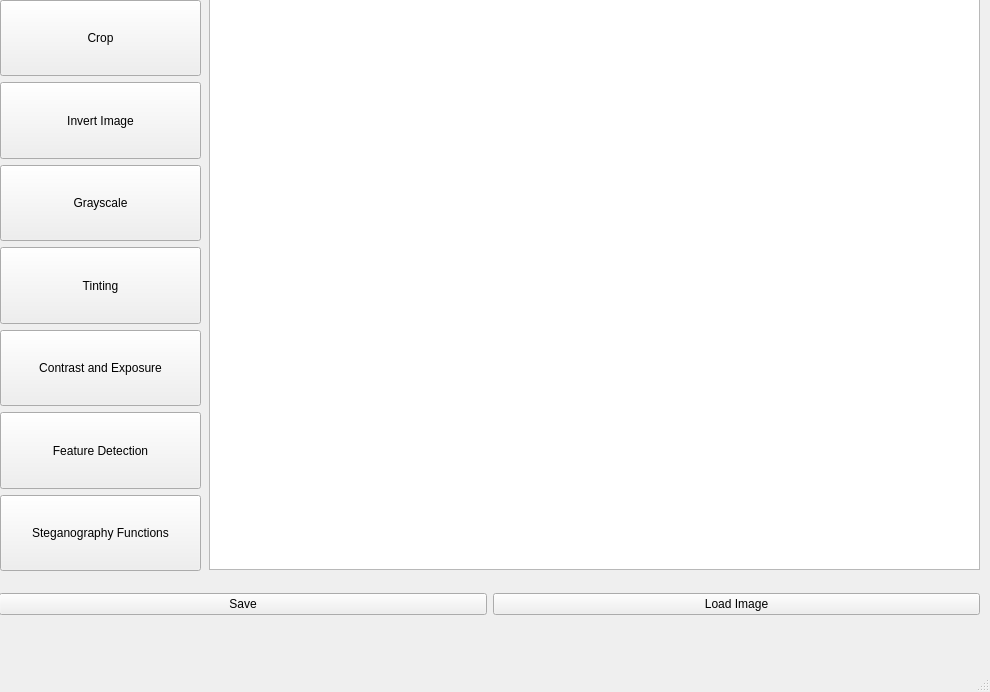
<?xml version="1.0" encoding="UTF-8"?>
<ui version="4.0">
 <class>MainWindow</class>
 <widget class="QMainWindow" name="MainWindow">
  <property name="geometry">
   <rect>
    <x>0</x>
    <y>0</y>
    <width>990</width>
    <height>692</height>
   </rect>
  </property>
  <property name="windowTitle">
   <string>Spike</string>
  </property>
  <property name="windowIcon">
   <iconset>
    <normaloff>../Downloads/spike.jpg</normaloff>../Downloads/spike.jpg</iconset>
  </property>
  <widget class="QWidget" name="centralwidget">
   <widget class="QWidget" name="verticalLayoutWidget">
    <property name="geometry">
     <rect>
      <x>0</x>
      <y>0</y>
      <width>201</width>
      <height>571</height>
     </rect>
    </property>
    <layout class="QVBoxLayout" name="verticalLayout">
     <item>
      <widget class="QPushButton" name="CropButton">
       <property name="sizePolicy">
        <sizepolicy hsizetype="Minimum" vsizetype="Minimum">
         <horstretch>0</horstretch>
         <verstretch>0</verstretch>
        </sizepolicy>
       </property>
       <property name="text">
        <string>Crop</string>
       </property>
      </widget>
     </item>
     <item>
      <widget class="QPushButton" name="InvertButton">
       <property name="sizePolicy">
        <sizepolicy hsizetype="Minimum" vsizetype="Minimum">
         <horstretch>0</horstretch>
         <verstretch>0</verstretch>
        </sizepolicy>
       </property>
       <property name="text">
        <string>Invert Image</string>
       </property>
      </widget>
     </item>
     <item>
      <widget class="QPushButton" name="GrayscaleButton">
       <property name="sizePolicy">
        <sizepolicy hsizetype="Minimum" vsizetype="Minimum">
         <horstretch>0</horstretch>
         <verstretch>0</verstretch>
        </sizepolicy>
       </property>
       <property name="text">
        <string>Grayscale</string>
       </property>
      </widget>
     </item>
     <item>
      <widget class="QPushButton" name="TintingButton">
       <property name="sizePolicy">
        <sizepolicy hsizetype="Minimum" vsizetype="Minimum">
         <horstretch>0</horstretch>
         <verstretch>0</verstretch>
        </sizepolicy>
       </property>
       <property name="text">
        <string>Tinting</string>
       </property>
      </widget>
     </item>
     <item>
      <widget class="QPushButton" name="ContrastExposureButton">
       <property name="sizePolicy">
        <sizepolicy hsizetype="Minimum" vsizetype="Minimum">
         <horstretch>0</horstretch>
         <verstretch>0</verstretch>
        </sizepolicy>
       </property>
       <property name="text">
        <string>Contrast and Exposure</string>
       </property>
      </widget>
     </item>
     <item>
      <widget class="QPushButton" name="FeatureDetectionButton">
       <property name="sizePolicy">
        <sizepolicy hsizetype="Minimum" vsizetype="Minimum">
         <horstretch>0</horstretch>
         <verstretch>0</verstretch>
        </sizepolicy>
       </property>
       <property name="text">
        <string>Feature Detection</string>
       </property>
      </widget>
     </item>
     <item>
      <widget class="QPushButton" name="StegFuncButtons">
       <property name="sizePolicy">
        <sizepolicy hsizetype="Minimum" vsizetype="Minimum">
         <horstretch>0</horstretch>
         <verstretch>0</verstretch>
        </sizepolicy>
       </property>
       <property name="text">
        <string>Steganography Functions</string>
       </property>
      </widget>
     </item>
    </layout>
   </widget>
   <widget class="QWidget" name="verticalLayoutWidget_2">
    <property name="geometry">
     <rect>
      <x>209</x>
      <y>-1</y>
      <width>771</width>
      <height>571</height>
     </rect>
    </property>
    <layout class="QVBoxLayout" name="verticalLayout_2">
     <item>
      <widget class="QGraphicsView" name="graphicsView"/>
     </item>
    </layout>
   </widget>
   <widget class="QWidget" name="horizontalLayoutWidget">
    <property name="geometry">
     <rect>
      <x>-1</x>
      <y>579</y>
      <width>981</width>
      <height>51</height>
     </rect>
    </property>
    <layout class="QHBoxLayout" name="horizontalLayout">
     <item>
      <widget class="QPushButton" name="SaveButton">
       <property name="text">
        <string>Save</string>
       </property>
      </widget>
     </item>
     <item>
      <widget class="QPushButton" name="LoadButton">
       <property name="text">
        <string>Load Image</string>
       </property>
      </widget>
     </item>
    </layout>
   </widget>
  </widget>
  <widget class="QMenuBar" name="menubar">
   <property name="geometry">
    <rect>
     <x>0</x>
     <y>0</y>
     <width>990</width>
     <height>31</height>
    </rect>
   </property>
  </widget>
  <widget class="QStatusBar" name="statusbar"/>
 </widget>
 <resources/>
 <connections/>
</ui>
